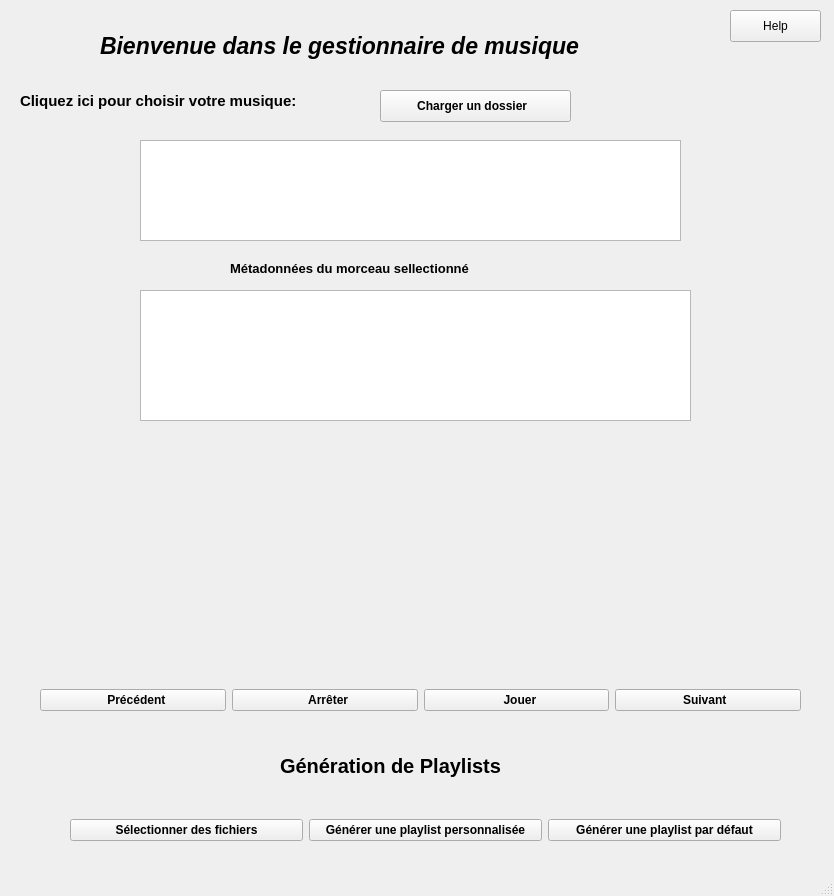
<?xml version="1.0" encoding="UTF-8"?>
<ui version="4.0">
 <class>MainWindow</class>
 <widget class="QMainWindow" name="MainWindow">
  <property name="geometry">
   <rect>
    <x>0</x>
    <y>0</y>
    <width>834</width>
    <height>896</height>
   </rect>
  </property>
  <property name="font">
   <font>
    <weight>50</weight>
    <bold>false</bold>
   </font>
  </property>
  <property name="windowTitle">
   <string>Music Manager</string>
  </property>
  <property name="windowIcon">
   <iconset>
    <normaloff>../../Downloads/iconfinder-musicmelodysoundaudio04-4105577_113862.ico</normaloff>../../Downloads/iconfinder-musicmelodysoundaudio04-4105577_113862.ico</iconset>
  </property>
  <property name="autoFillBackground">
   <bool>false</bool>
  </property>
  <property name="iconSize">
   <size>
    <width>45</width>
    <height>45</height>
   </size>
  </property>
  <property name="documentMode">
   <bool>false</bool>
  </property>
  <property name="tabShape">
   <enum>QTabWidget::Rounded</enum>
  </property>
  <property name="dockOptions">
   <set>QMainWindow::AllowTabbedDocks|QMainWindow::AnimatedDocks</set>
  </property>
  <widget class="QWidget" name="centralwidget">
   <property name="enabled">
    <bool>true</bool>
   </property>
   <widget class="PrimaryPushButton" name="choixdudossier">
    <property name="geometry">
     <rect>
      <x>380</x>
      <y>90</y>
      <width>191</width>
      <height>32</height>
     </rect>
    </property>
    <property name="font">
     <font>
      <weight>75</weight>
      <bold>true</bold>
     </font>
    </property>
    <property name="cursor">
     <cursorShape>PointingHandCursor</cursorShape>
    </property>
    <property name="layoutDirection">
     <enum>Qt::RightToLeft</enum>
    </property>
    <property name="text">
     <string>Charger un dossier  </string>
    </property>
    <property name="icon">
     <iconset>
      <normaloff>../Downloads/download_folder_file_icon_219533 (1).ico</normaloff>../Downloads/download_folder_file_icon_219533 (1).ico</iconset>
    </property>
    <property name="iconSize">
     <size>
      <width>30</width>
      <height>30</height>
     </size>
    </property>
   </widget>
   <widget class="QLabel" name="Titrebienvenue">
    <property name="geometry">
     <rect>
      <x>100</x>
      <y>20</y>
      <width>641</width>
      <height>51</height>
     </rect>
    </property>
    <property name="font">
     <font>
      <pointsize>17</pointsize>
      <weight>75</weight>
      <italic>true</italic>
      <bold>true</bold>
      <underline>false</underline>
      <strikeout>false</strikeout>
      <kerning>false</kerning>
     </font>
    </property>
    <property name="text">
     <string>Bienvenue dans le gestionnaire de musique </string>
    </property>
   </widget>
   <widget class="QTextEdit" name="affichagemetadonnees">
    <property name="enabled">
     <bool>true</bool>
    </property>
    <property name="geometry">
     <rect>
      <x>140</x>
      <y>290</y>
      <width>551</width>
      <height>131</height>
     </rect>
    </property>
    <property name="tabletTracking">
     <bool>false</bool>
    </property>
   </widget>
   <widget class="QLabel" name="label">
    <property name="geometry">
     <rect>
      <x>20</x>
      <y>90</y>
      <width>361</width>
      <height>21</height>
     </rect>
    </property>
    <property name="font">
     <font>
      <pointsize>11</pointsize>
      <weight>75</weight>
      <bold>true</bold>
     </font>
    </property>
    <property name="text">
     <string>Cliquez ici pour choisir votre musique: </string>
    </property>
   </widget>
   <widget class="QLabel" name="label_2">
    <property name="geometry">
     <rect>
      <x>230</x>
      <y>260</y>
      <width>331</width>
      <height>16</height>
     </rect>
    </property>
    <property name="font">
     <font>
      <pointsize>10</pointsize>
      <weight>75</weight>
      <bold>true</bold>
     </font>
    </property>
    <property name="text">
     <string>Métadonnées du morceau sellectionné </string>
    </property>
   </widget>
   <widget class="QWidget" name="horizontalLayoutWidget">
    <property name="geometry">
     <rect>
      <x>40</x>
      <y>660</y>
      <width>761</width>
      <height>80</height>
     </rect>
    </property>
    <layout class="QHBoxLayout" name="horizontalLayout">
     <item>
      <widget class="PrimaryPushButton" name="precedent">
       <property name="font">
        <font>
         <weight>75</weight>
         <bold>true</bold>
        </font>
       </property>
       <property name="cursor">
        <cursorShape>PointingHandCursor</cursorShape>
       </property>
       <property name="text">
        <string>  Précédent</string>
       </property>
       <property name="icon">
        <iconset>
         <normaloff>../Downloads/previous_track_14795.ico</normaloff>../Downloads/previous_track_14795.ico</iconset>
       </property>
       <property name="iconSize">
        <size>
         <width>27</width>
         <height>27</height>
        </size>
       </property>
      </widget>
     </item>
     <item>
      <widget class="PrimaryPushButton" name="arreter">
       <property name="font">
        <font>
         <weight>75</weight>
         <italic>false</italic>
         <bold>true</bold>
        </font>
       </property>
       <property name="cursor">
        <cursorShape>PointingHandCursor</cursorShape>
       </property>
       <property name="text">
        <string>  Arrêter</string>
       </property>
       <property name="icon">
        <iconset>
         <normaloff>../Downloads/1486506219-media-pause-media-player-music-player-player_81449 (1).ico</normaloff>../Downloads/1486506219-media-pause-media-player-music-player-player_81449 (1).ico</iconset>
       </property>
       <property name="iconSize">
        <size>
         <width>26</width>
         <height>26</height>
        </size>
       </property>
      </widget>
     </item>
     <item>
      <widget class="PrimaryPushButton" name="jouer">
       <property name="font">
        <font>
         <weight>75</weight>
         <bold>true</bold>
        </font>
       </property>
       <property name="cursor">
        <cursorShape>PointingHandCursor</cursorShape>
       </property>
       <property name="layoutDirection">
        <enum>Qt::LeftToRight</enum>
       </property>
       <property name="text">
        <string>  Jouer</string>
       </property>
       <property name="icon">
        <iconset>
         <normaloff>../Downloads/1486485577-314arrow-film-movie-play-player-start-video_81195.ico</normaloff>../Downloads/1486485577-314arrow-film-movie-play-player-start-video_81195.ico</iconset>
       </property>
       <property name="iconSize">
        <size>
         <width>27</width>
         <height>27</height>
        </size>
       </property>
      </widget>
     </item>
     <item>
      <widget class="PrimaryPushButton" name="suivant">
       <property name="font">
        <font>
         <weight>75</weight>
         <bold>true</bold>
        </font>
       </property>
       <property name="cursor">
        <cursorShape>PointingHandCursor</cursorShape>
       </property>
       <property name="layoutDirection">
        <enum>Qt::RightToLeft</enum>
       </property>
       <property name="text">
        <string>Suivant  </string>
       </property>
       <property name="icon">
        <iconset>
         <normaloff>../Downloads/next_track_14796.ico</normaloff>../Downloads/next_track_14796.ico</iconset>
       </property>
       <property name="iconSize">
        <size>
         <width>27</width>
         <height>27</height>
        </size>
       </property>
      </widget>
     </item>
    </layout>
   </widget>
   <widget class="QWidget" name="horizontalLayoutWidget_2">
    <property name="geometry">
     <rect>
      <x>70</x>
      <y>790</y>
      <width>711</width>
      <height>81</height>
     </rect>
    </property>
    <layout class="QHBoxLayout" name="horizontalLayout_2">
     <item>
      <widget class="PrimaryPushButton" name="fichiersplaylist">
       <property name="font">
        <font>
         <weight>75</weight>
         <bold>true</bold>
        </font>
       </property>
       <property name="cursor">
        <cursorShape>PointingHandCursor</cursorShape>
       </property>
       <property name="text">
        <string>Sélectionner des fichiers</string>
       </property>
      </widget>
     </item>
     <item>
      <widget class="PrimaryPushButton" name="playlistspersonnalisee">
       <property name="font">
        <font>
         <weight>75</weight>
         <bold>true</bold>
        </font>
       </property>
       <property name="cursor">
        <cursorShape>PointingHandCursor</cursorShape>
       </property>
       <property name="text">
        <string>Générer une playlist personnalisée</string>
       </property>
      </widget>
     </item>
     <item>
      <widget class="PrimaryPushButton" name="playlistpardefaut">
       <property name="font">
        <font>
         <weight>75</weight>
         <bold>true</bold>
        </font>
       </property>
       <property name="cursor">
        <cursorShape>PointingHandCursor</cursorShape>
       </property>
       <property name="text">
        <string>Générer une playlist par défaut</string>
       </property>
      </widget>
     </item>
    </layout>
   </widget>
   <widget class="QLabel" name="label_3">
    <property name="geometry">
     <rect>
      <x>280</x>
      <y>740</y>
      <width>291</width>
      <height>51</height>
     </rect>
    </property>
    <property name="font">
     <font>
      <pointsize>15</pointsize>
      <weight>75</weight>
      <bold>true</bold>
     </font>
    </property>
    <property name="text">
     <string>Génération de Playlists</string>
    </property>
   </widget>
   <widget class="QTextEdit" name="affichelesmusiques">
    <property name="geometry">
     <rect>
      <x>140</x>
      <y>140</y>
      <width>541</width>
      <height>101</height>
     </rect>
    </property>
   </widget>
   <widget class="QLabel" name="cover_image_label">
    <property name="geometry">
     <rect>
      <x>170</x>
      <y>450</y>
      <width>501</width>
      <height>161</height>
     </rect>
    </property>
    <property name="text">
     <string/>
    </property>
   </widget>
   <widget class="PrimaryPushButton" name="help">
    <property name="geometry">
     <rect>
      <x>730</x>
      <y>10</y>
      <width>91</width>
      <height>32</height>
     </rect>
    </property>
    <property name="cursor">
     <cursorShape>PointingHandCursor</cursorShape>
    </property>
    <property name="text">
     <string>Help</string>
    </property>
   </widget>
  </widget>
  <widget class="QMenuBar" name="menubar">
   <property name="geometry">
    <rect>
     <x>0</x>
     <y>0</y>
     <width>834</width>
     <height>26</height>
    </rect>
   </property>
  </widget>
  <widget class="QStatusBar" name="statusbar"/>
 </widget>
 <customwidgets>
  <customwidget>
   <class>PushButton</class>
   <extends>QPushButton</extends>
   <header>qfluentwidgets</header>
  </customwidget>
  <customwidget>
   <class>PrimaryPushButton</class>
   <extends>PushButton</extends>
   <header>qfluentwidgets</header>
  </customwidget>
 </customwidgets>
 <resources/>
 <connections/>
</ui>
